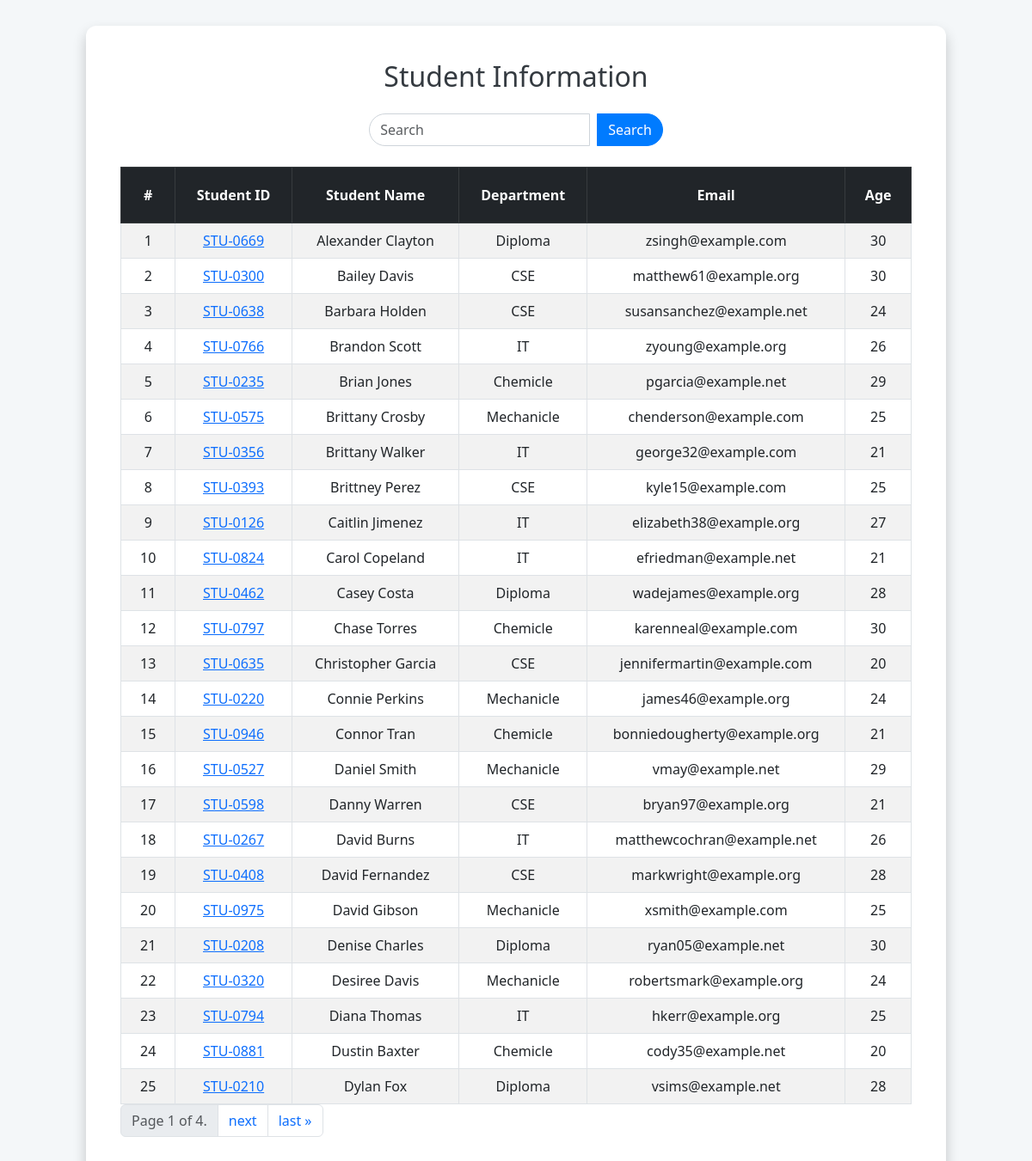
The app's page /getstudent with its own data.
### rece/models.py (models this page shows, shortened)
class Student(models.Model):
    department = models.ForeignKey(Department, related_name="depart", on_delete=models.CASCADE)
    student_id = models.OneToOneField(StudentId, related_name="studentid", on_delete=models.SET_NULL, null=True)
    student_name = models.CharField(max_length=100)
    student_email = models.EmailField(unique=True)
    student_age = models.IntegerField(default=18)
    student_address = models.TextField()
    is_deleted = models.BooleanField(default=False)
    objects = StudentManager()
    admin_object = models.Manager()
    class Meta:
        ordering = ['student_name']
        verbose_name = "student"

class StudentId(models.Model):
    student_id = models.CharField(max_length=100)
    def __str__(self) -> str:
        return self.student_id

class Department(models.Model):
    department = models.CharField(max_length=100)
    def __str__(self) -> str:
        return self.department
    class Meta:
        ordering = ['department']

### rece/views.py (the view)
# urls.py: path("getstudent",get_student,name="getstudent"),
def get_student(request):
    queryset = Student.objects.all()
    if request.GET.get("search"):
        data = request.GET.get("search")
        queryset = queryset.filter(Q(student_name__icontains = data) | Q(department__department__icontains = data))
    paginator = Paginator(queryset, 25)
    page_number = request.GET.get("page",1)
    page_obj = paginator.get_page(page_number)
    return render(request,"student.html",{"queryset":page_obj})

### rece/models.py (called while the page is built)
    def get_queryset(self):
        return super().get_queryset().filter(is_deleted = False)

### rece/templates/student.html (shortened to what this page needs)
<!DOCTYPE html>
<html lang="en">
<head>
    <link href="https://stackpath.bootstrapcdn.com/bootstrap/5.3.0/css/bootstrap.min.css" rel="stylesheet">
    <link href="https://cdnjs.cloudflare.com/ajax/libs/bootstrap-icons/1.10.0/font/bootstrap-icons.min.css" rel="stylesheet">
</head>
<body>
    <div class="container">
        <h1 class="mb-4">Student Information</h1>
        <div class="search-bar">
            <form class="d-flex" role="search">
                <input class="form-control me-2" name="search" placeholder="Search" aria-label="Search">
                <button class="btn" type="submit">Search</button>
            </form>
        </div>
        <table class="table table-striped table-bordered">
            <thead class="table-dark text-light">
                <tr>
                    <th>#</th>
                    <th>Student ID</th>
                    <th>Student Name</th>
                    <th>Department</th>
                    <th>Email</th>
                    <th>Age</th>
                </tr>
            </thead>
            <tbody>
                {% for student in queryset %}
                <tr>
                    <td>{{ forloop.counter }}</td>
                    <td><a href="see_marks/{{student.student_id}}">{{ student.student_id }}</a></td>
                    <td>{{ student.student_name }}</td>
                    <td>{{ student.department }}</td>
                    <td>{{ student.student_email }}</td>
                    <td>{{ student.student_age }}</td>
                </tr>
                {% empty %}
                <tr>
                    <td colspan="6">No students found.</td>
                </tr>
                {% endfor %}
            </tbody>
        </table>
        <nav aria-label="Page navigation example">
            <ul class="pagination">
                <li class="page-item disabled">
                    <span class="page-link">
                        Page {{ queryset.number }} of {{ queryset.paginator.num_pages }}.
                    </span>
                </li>
                {% if queryset.has_next %}
                <li class="page-item"><a class="page-link" href="?page={{ queryset.next_page_number }}">next</a></li>
                <li class="page-item"><a class="page-link" href="?page={{ queryset.paginator.num_pages }}">last &raquo;</a></li>
                {% endif %}
            </ul>
        </nav>
    </div>
</body>
</html>

### rece/templates/student.html (style rules this page uses)
body { font-family: 'Segoe UI', Tahoma, Geneva, Verdana, sans-serif; background-color: #f4f7f9; padding: 30px; }
.container { background-color: #ffffff; padding: 40px; border-radius: 12px; box-shadow: 0 8px 16px rgba(0, 0, 0, 0.2); max-width: 1000px; margin: 0 auto; }
h1 { color: #343a40; font-size: 2rem; text-align: center; margin-bottom: 1.5rem; }
.table { margin: 0 auto; width: 100%; }
table th, table td { text-align: center; padding: 15px; }
table th { font-weight: bold; background-color: #343a40; color: #ffffff; }
table td { font-size: 1rem; }
.table-striped tbody tr:nth-of-type(odd) { background-color: #f9f9f9; }
.table td, .table th { padding-left: 20px; padding-right: 20px; }
.table thead th { padding-top: 20px; padding-bottom: 20px; }
.search-bar { margin-bottom: 1.5rem; display: flex; justify-content: center; }
.search-bar input { border-radius: 20px 0 0 20px; border: 1px solid #ced4da; box-shadow: none; transition: border-color 0.3s ease-in-out; }
.search-bar button { border-radius: 0 20px 20px 0; border: 1px solid #007bff; background-color: #007bff; color: #ffffff; transition: background-color 0.3s ease-in-out; }

### records on screen
Student: student_id "STU-0669", student_name "Alexander Clayton", department "Diploma", student_email "zsingh@example.com", student_age "30"
Student: student_id "STU-0300", student_name "Bailey Davis", department "CSE", student_email "matthew61@example.org", student_age "30"
Student: student_id "STU-0638", student_name "Barbara Holden", department "CSE", student_email "susansanchez@example.net", student_age "24"
Student: student_id "STU-0766", student_name "Brandon Scott", department "IT", student_email "zyoung@example.org", student_age "26"
Student: student_id "STU-0235", student_name "Brian Jones", department "Chemicle", student_email "pgarcia@example.net", student_age "29"
Student: student_id "STU-0575", student_name "Brittany Crosby", department "Mechanicle", student_email "chenderson@example.com", student_age "25"
Student: student_id "STU-0356", student_name "Brittany Walker", department "IT", student_email "george32@example.com", student_age "21"
Student: student_id "STU-0393", student_name "Brittney Perez", department "CSE", student_email "kyle15@example.com", student_age "25"
Student: student_id "STU-0126", student_name "Caitlin Jimenez", department "IT", student_email "elizabeth38@example.org", student_age "27"
Student: student_id "STU-0824", student_name "Carol Copeland", department "IT", student_email "efriedman@example.net", student_age "21"
Student: student_id "STU-0462", student_name "Casey Costa", department "Diploma", student_email "wadejames@example.org", student_age "28"
Student: student_id "STU-0797", student_name "Chase Torres", department "Chemicle", student_email "karenneal@example.com", student_age "30"
Student: student_id "STU-0635", student_name "Christopher Garcia", department "CSE", student_email "jennifermartin@example.com", student_age "20"
Student: student_id "STU-0220", student_name "Connie Perkins", department "Mechanicle", student_email "james46@example.org", student_age "24"
Student: student_id "STU-0946", student_name "Connor Tran", department "Chemicle", student_email "bonniedougherty@example.org", student_age "21"
Student: student_id "STU-0527", student_name "Daniel Smith", department "Mechanicle", student_email "vmay@example.net", student_age "29"
Student: student_id "STU-0598", student_name "Danny Warren", department "CSE", student_email "bryan97@example.org", student_age "21"
Student: student_id "STU-0267", student_name "David Burns", department "IT", student_email "matthewcochran@example.net", student_age "26"
Student: student_id "STU-0408", student_name "David Fernandez", department "CSE", student_email "markwright@example.org", student_age "28"
Student: student_id "STU-0975", student_name "David Gibson", department "Mechanicle", student_email "xsmith@example.com", student_age "25"
Student: student_id "STU-0208", student_name "Denise Charles", department "Diploma", student_email "ryan05@example.net", student_age "30"
Student: student_id "STU-0320", student_name "Desiree Davis", department "Mechanicle", student_email "robertsmark@example.org", student_age "24"
Student: student_id "STU-0794", student_name "Diana Thomas", department "IT", student_email "hkerr@example.org", student_age "25"
Student: student_id "STU-0881", student_name "Dustin Baxter", department "Chemicle", student_email "cody35@example.net", student_age "20"
Student: student_id "STU-0210", student_name "Dylan Fox", department "Diploma", student_email "vsims@example.net", student_age "28"

### other values on screen
{{ queryset.number }} "1"
{{ queryset.paginator.num_pages }} "4"
